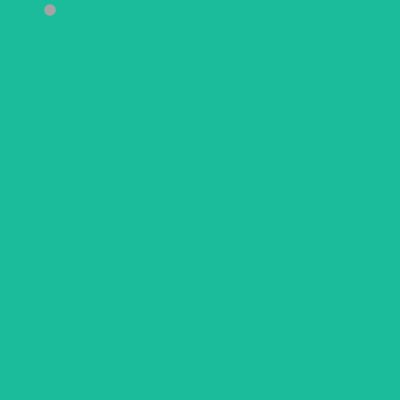
Frame 1 (no input)
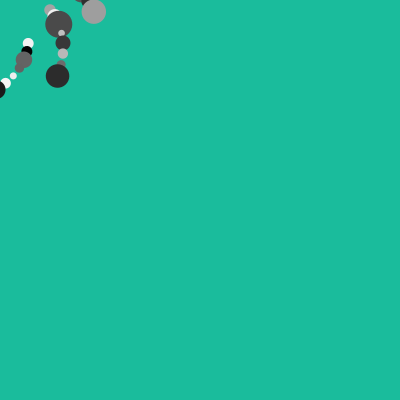
Frame 60 (the mouse pressed at the canvas centre just before this capture)
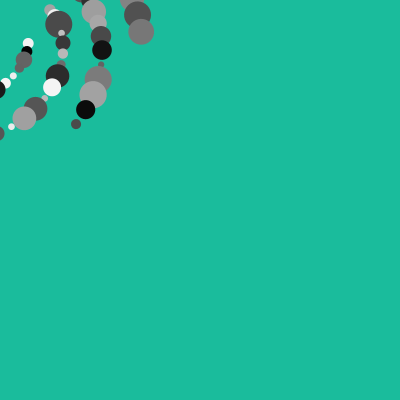
Frame 120 (the mouse held since frame 60 and released just before this capture)

The Processing sketch that drew these frames (run headless with seeded random() and noise(); from frame 60 on, the mouse is pressed at the canvas centre):

// Processing sketch: sketch_170915k
// ── sketch_170915k.pde
float r=0;

//tabla de trabajo
void setup(){
  size(400,400);
  background(26, 188, 156);
  smooth();
  noStroke();
}

//circulitos
void draw(){
  fill(random(255));
  rotate(r);
  float circle_size= random(5,30);
  ellipse(50+r, 10, circle_size, circle_size);
  r=r+0.8;
}
